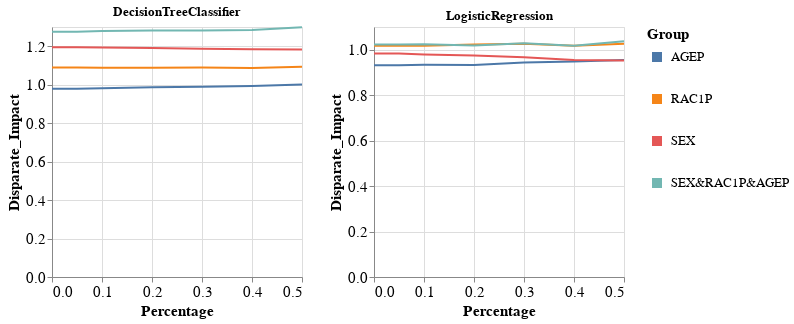

This figure's notebook cell:
### Code cell
visualizer.create_groups_grid_pct_lines_per_model_plot(group_metric='Disparate_Impact',
                                                       target_preprocessing_technique=PREPROCESSING_TECHNIQUES[0],
                                                       model_names=MODEL_NAMES[:2])

### Figure 1 — Vega-Lite specification as saved in the notebook (floating-point values rounded to 4 significant figures)
{"config": {"view": {"continuousWidth": 400, "continuousHeight": 300}, "axis": {"labelFontSize": 15, "titleFontSize": 15}, "legend": {"labelFontSize": 13, "symbolStrokeWidth": 10, "titleFontSize": 15}}, "vconcat": [{"hconcat": [{"mark": "line", "encoding": {"color": {"field": "Group", "type": "nominal"}, "x": {"field": "Percentage", "type": "quantitative"}, "y": {"field": "Metric_Value", "title": "Disparate_Impact", "type": "quantitative"}}, "height": 250, "title": "DecisionTreeClassifier", "width": 250}, {"data": {"name": "data-fa21cb385db1b297bb338b3d5b4062ed"}, "mark": "line", "encoding": {"color": {"field": "Group", "type": "nominal"}, "x": {"field": "Percentage", "type": "quantitative"}, "y": {"field": "Metric_Value", "title": "Disparate_Impact", "type": "quantitative"}}, "height": 250, "title": "LogisticRegression", "width": 250}]}], "data": {"name": "data-ff1cdd01fa4d382279e469d6518927d4"}, "$schema": "https://vega.github.io/schema/vega-lite/v4.17.0.json", "datasets": {"data-ff1cdd01fa4d382279e469d6518927d4": [{"Model_Name": "DecisionTreeClassifier", "Metric": "Disparate_Impact", "Group": "AGEP", "Metric_Value": 0.9785, "Percentage": 0.0}, {"Model_Name": "DecisionTreeClassifier", "Metric": "Disparate_Impact", "Group": "RAC1P", "Metric_Value": 1.089, "Percentage": 0.0}, {"Model_Name": "DecisionTreeClassifier", "Metric": "Disparate_Impact", "Group": "SEX", "Metric_Value": 1.194, "Percentage": 0.0}, {"Model_Name": "DecisionTreeClassifier", "Metric": "Disparate_Impact", "Group": "SEX&RAC1P&AGEP", "Metric_Value": 1.275, "Percentage": 0.0}, {"Model_Name": "DecisionTreeClassifier", "Metric": "Disparate_Impact", "Group": "AGEP", "Metric_Value": 0.9785, "Percentage": 0.05}, {"Model_Name": "DecisionTreeClassifier", "Metric": "Disparate_Impact", "Group": "RAC1P", "Metric_Value": 1.089, "Percentage": 0.05}, {"Model_Name": "DecisionTreeClassifier", "Metric": "Disparate_Impact", "Group": "SEX", "Metric_Value": 1.194, "Percentage": 0.05}, {"Model_Name": "DecisionTreeClassifier", "Metric": "Disparate_Impact", "Group": "SEX&RAC1P&AGEP", "Metric_Value": 1.275, "Percentage": 0.05}, {"Model_Name": "DecisionTreeClassifier", "Metric": "Disparate_Impact", "Group": "AGEP", "Metric_Value": 0.9815, "Percentage": 0.1}, {"Model_Name": "DecisionTreeClassifier", "Metric": "Disparate_Impact", "Group": "RAC1P", "Metric_Value": 1.088, "Percentage": 0.1}, {"Model_Name": "DecisionTreeClassifier", "Metric": "Disparate_Impact", "Group": "SEX", "Metric_Value": 1.194, "Percentage": 0.1}, {"Model_Name": "DecisionTreeClassifier", "Metric": "Disparate_Impact", "Group": "SEX&RAC1P&AGEP", "Metric_Value": 1.279, "Percentage": 0.1}, {"Model_Name": "DecisionTreeClassifier", "Metric": "Disparate_Impact", "Group": "AGEP", "Metric_Value": 0.9861, "Percentage": 0.2}, {"Model_Name": "DecisionTreeClassifier", "Metric": "Disparate_Impact", "Group": "RAC1P", "Metric_Value": 1.088, "Percentage": 0.2}, {"Model_Name": "DecisionTreeClassifier", "Metric": "Disparate_Impact", "Group": "SEX", "Metric_Value": 1.191, "Percentage": 0.2}, {"Model_Name": "DecisionTreeClassifier", "Metric": "Disparate_Impact", "Group": "SEX&RAC1P&AGEP", "Metric_Value": 1.282, "Percentage": 0.2}, {"Model_Name": "DecisionTreeClassifier", "Metric": "Disparate_Impact", "Group": "AGEP", "Metric_Value": 0.9891, "Percentage": 0.3}, {"Model_Name": "DecisionTreeClassifier", "Metric": "Disparate_Impact", "Group": "RAC1P", "Metric_Value": 1.089, "Percentage": 0.3}, {"Model_Name": "DecisionTreeClassifier", "Metric": "Disparate_Impact", "Group": "SEX", "Metric_Value": 1.187, "Percentage": 0.3}, {"Model_Name": "DecisionTreeClassifier", "Metric": "Disparate_Impact", "Group": "SEX&RAC1P&AGEP", "Metric_Value": 1.282, "Percentage": 0.3}, {"Model_Name": "DecisionTreeClassifier", "Metric": "Disparate_Impact", "Group": "AGEP", "Metric_Value": 0.9931, "Percentage": 0.4}, {"Model_Name": "DecisionTreeClassifier", "Metric": "Disparate_Impact", "Group": "RAC1P", "Metric_Value": 1.087, "Percentage": 0.4}, {"Model_Name": "DecisionTreeClassifier", "Metric": "Disparate_Impact", "Group": "SEX", "Metric_Value": 1.184, "Percentage": 0.4}, {"Model_Name": "DecisionTreeClassifier", "Metric": "Disparate_Impact", "Group": "SEX&RAC1P&AGEP", "Metric_Value": 1.284, "Percentage": 0.4}, {"Model_Name": "DecisionTreeClassifier", "Metric": "Disparate_Impact", "Group": "AGEP", "Metric_Value": 1.001, "Percentage": 0.5}, {"Model_Name": "DecisionTreeClassifier", "Metric": "Disparate_Impact", "Group": "RAC1P", "Metric_Value": 1.093, "Percentage": 0.5}, {"Model_Name": "DecisionTreeClassifier", "Metric": "Disparate_Impact", "Group": "SEX", "Metric_Value": 1.183, "Percentage": 0.5}, {"Model_Name": "DecisionTreeClassifier", "Metric": "Disparate_Impact", "Group": "SEX&RAC1P&AGEP", "Metric_Value": 1.298, "Percentage": 0.5}], "data-fa21cb385db1b297bb338b3d5b4062ed": [{"Model_Name": "LogisticRegression", "Metric": "Disparate_Impact", "Group": "AGEP", "Metric_Value": 0.9316, "Percentage": 0.0}, {"Model_Name": "LogisticRegression", "Metric": "Disparate_Impact", "Group": "RAC1P", "Metric_Value": 1.018, "Percentage": 0.0}, {"Model_Name": "LogisticRegression", "Metric": "Disparate_Impact", "Group": "SEX", "Metric_Value": 0.9834, "Percentage": 0.0}, {"Model_Name": "LogisticRegression", "Metric": "Disparate_Impact", "Group": "SEX&RAC1P&AGEP", "Metric_Value": 1.023, "Percentage": 0.0}, {"Model_Name": "LogisticRegression", "Metric": "Disparate_Impact", "Group": "AGEP", "Metric_Value": 0.9319, "Percentage": 0.05}, {"Model_Name": "LogisticRegression", "Metric": "Disparate_Impact", "Group": "RAC1P", "Metric_Value": 1.018, "Percentage": 0.05}, {"Model_Name": "LogisticRegression", "Metric": "Disparate_Impact", "Group": "SEX", "Metric_Value": 0.9832, "Percentage": 0.05}, {"Model_Name": "LogisticRegression", "Metric": "Disparate_Impact", "Group": "SEX&RAC1P&AGEP", "Metric_Value": 1.023, "Percentage": 0.05}, {"Model_Name": "LogisticRegression", "Metric": "Disparate_Impact", "Group": "AGEP", "Metric_Value": 0.9338, "Percentage": 0.1}, {"Model_Name": "LogisticRegression", "Metric": "Disparate_Impact", "Group": "RAC1P", "Metric_Value": 1.017, "Percentage": 0.1}, {"Model_Name": "LogisticRegression", "Metric": "Disparate_Impact", "Group": "SEX", "Metric_Value": 0.9793, "Percentage": 0.1}, {"Model_Name": "LogisticRegression", "Metric": "Disparate_Impact", "Group": "SEX&RAC1P&AGEP", "Metric_Value": 1.024, "Percentage": 0.1}, {"Model_Name": "LogisticRegression", "Metric": "Disparate_Impact", "Group": "AGEP", "Metric_Value": 0.9332, "Percentage": 0.2}, {"Model_Name": "LogisticRegression", "Metric": "Disparate_Impact", "Group": "RAC1P", "Metric_Value": 1.023, "Percentage": 0.2}, {"Model_Name": "LogisticRegression", "Metric": "Disparate_Impact", "Group": "SEX", "Metric_Value": 0.9741, "Percentage": 0.2}, {"Model_Name": "LogisticRegression", "Metric": "Disparate_Impact", "Group": "SEX&RAC1P&AGEP", "Metric_Value": 1.019, "Percentage": 0.2}, {"Model_Name": "LogisticRegression", "Metric": "Disparate_Impact", "Group": "AGEP", "Metric_Value": 0.9434, "Percentage": 0.3}, {"Model_Name": "LogisticRegression", "Metric": "Disparate_Impact", "Group": "RAC1P", "Metric_Value": 1.026, "Percentage": 0.3}, {"Model_Name": "LogisticRegression", "Metric": "Disparate_Impact", "Group": "SEX", "Metric_Value": 0.9673, "Percentage": 0.3}, {"Model_Name": "LogisticRegression", "Metric": "Disparate_Impact", "Group": "SEX&RAC1P&AGEP", "Metric_Value": 1.029, "Percentage": 0.3}, {"Model_Name": "LogisticRegression", "Metric": "Disparate_Impact", "Group": "AGEP", "Metric_Value": 0.948, "Percentage": 0.4}, {"Model_Name": "LogisticRegression", "Metric": "Disparate_Impact", "Group": "RAC1P", "Metric_Value": 1.017, "Percentage": 0.4}, {"Model_Name": "LogisticRegression", "Metric": "Disparate_Impact", "Group": "SEX", "Metric_Value": 0.955, "Percentage": 0.4}, {"Model_Name": "LogisticRegression", "Metric": "Disparate_Impact", "Group": "SEX&RAC1P&AGEP", "Metric_Value": 1.018, "Percentage": 0.4}, {"Model_Name": "LogisticRegression", "Metric": "Disparate_Impact", "Group": "AGEP", "Metric_Value": 0.9543, "Percentage": 0.5}, {"Model_Name": "LogisticRegression", "Metric": "Disparate_Impact", "Group": "RAC1P", "Metric_Value": 1.026, "Percentage": 0.5}, {"Model_Name": "LogisticRegression", "Metric": "Disparate_Impact", "Group": "SEX", "Metric_Value": 0.9527, "Percentage": 0.5}, {"Model_Name": "LogisticRegression", "Metric": "Disparate_Impact", "Group": "SEX&RAC1P&AGEP", "Metric_Value": 1.038, "Percentage": 0.5}]}}
